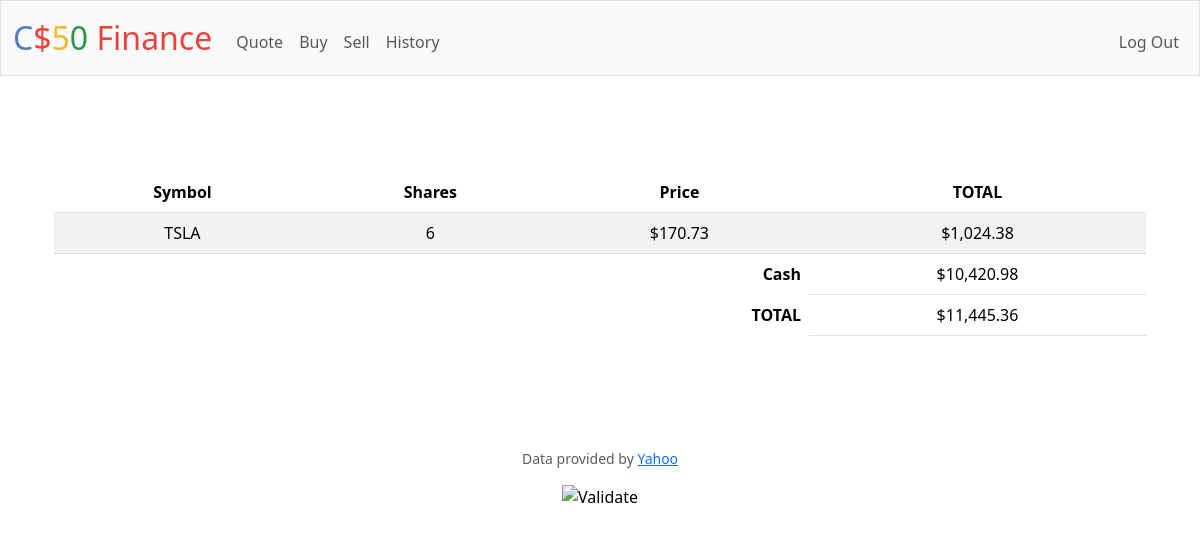
/ (signed in), run on the app's committed database.
### tables this page shows
CREATE TABLE transactions(transact_id INTEGER PRIMARY KEY NOT NULL, user_id INTEGER NOT NULL, stock TEXT NOT NULL, price FLOAT(2) NOT NULL, shares INTEGER NOT NULL, time TEXT NOT NULL);

CREATE TABLE users (id INTEGER PRIMARY KEY AUTOINCREMENT NOT NULL, username TEXT NOT NULL, hash TEXT NOT NULL, cash NUMERIC NOT NULL DEFAULT 10000.00);

### app.py (the view)
@app.route("/")
@login_required
def index():
    portfolio = db.execute("SELECT stock, SUM(shares) as total_shares, price FROM transactions WHERE user_id = ? GROUP BY stock", session["user_id"])
    cash = db.execute("SELECT cash FROM users WHERE id = ?", session["user_id"])[0]["cash"]
    portfolio_nonzero = []
    for item in portfolio:
        if item["total_shares"] != 0:
            portfolio_nonzero.append(item)
    total = 0
    for item in portfolio_nonzero:
        total += item["total_shares"] * item["price"]
    total_money = total+cash
    return render_template("index.html", portfolio=portfolio_nonzero, cash=cash, total_money=total_money)

### app.py (called while the page is built)
@app.after_request
def after_request(response):
    response.headers["Cache-Control"] = "no-cache, no-store, must-revalidate"
    response.headers["Expires"] = 0
    response.headers["Pragma"] = "no-cache"
    return response

### helpers.py (called while the page is built)
def login_required(f):
    @wraps(f)
    def decorated_function(*args, **kwargs):
        if session.get("user_id") is None:
            return redirect("/login")
        return f(*args, **kwargs)
    return decorated_function

def usd(value):
    return f"${value:,.2f}"

### templates/index.html (shortened to what this page needs)
{% extends "layout.html" %}
{% block main %}
<main class="container py-5 text-center">
        <table class="table table-striped">
            <thead>
                <tr>
                    <th>Symbol</th>
                    <th>Shares</th>
                    <th>Price</th>
                    <th>TOTAL</th>
                </tr>
            </thead>
            <tbody>
                {% for item in portfolio %}
                    <tr>
                        <td>{{ item.stock }}</td>
                        <td>{{ item.total_shares }}</td>
                        <td>{{ item.price | usd  }}</td>
                        <td>{{ (item.price * item.total_shares) | usd }}</td>
                    </tr>
                {% endfor %}
            </tbody>
            <tfoot>
                <td class = "border-0 fw-bold text-end" colspan="3">TOTAL</td>
                <td class = "class="border-0 text-end">{{ total_money | usd }}</td>
            </tfoot>
            <tfoot>
                <td class = "border-0 fw-bold text-end" colspan="3"> Cash </td>
                <td class = "class="border-0 text-end"> {{ cash | usd }}</td>
            </tfoot>
        </table>
</main>
{% endblock %}

### data on the page
transactions: stock "TSLA", total_shares "6", price "$170.73", price "$1,024.38"
users: cash "$10,420.98"

### other printed values
{{ total_money | usd }} "$11,445.36"
